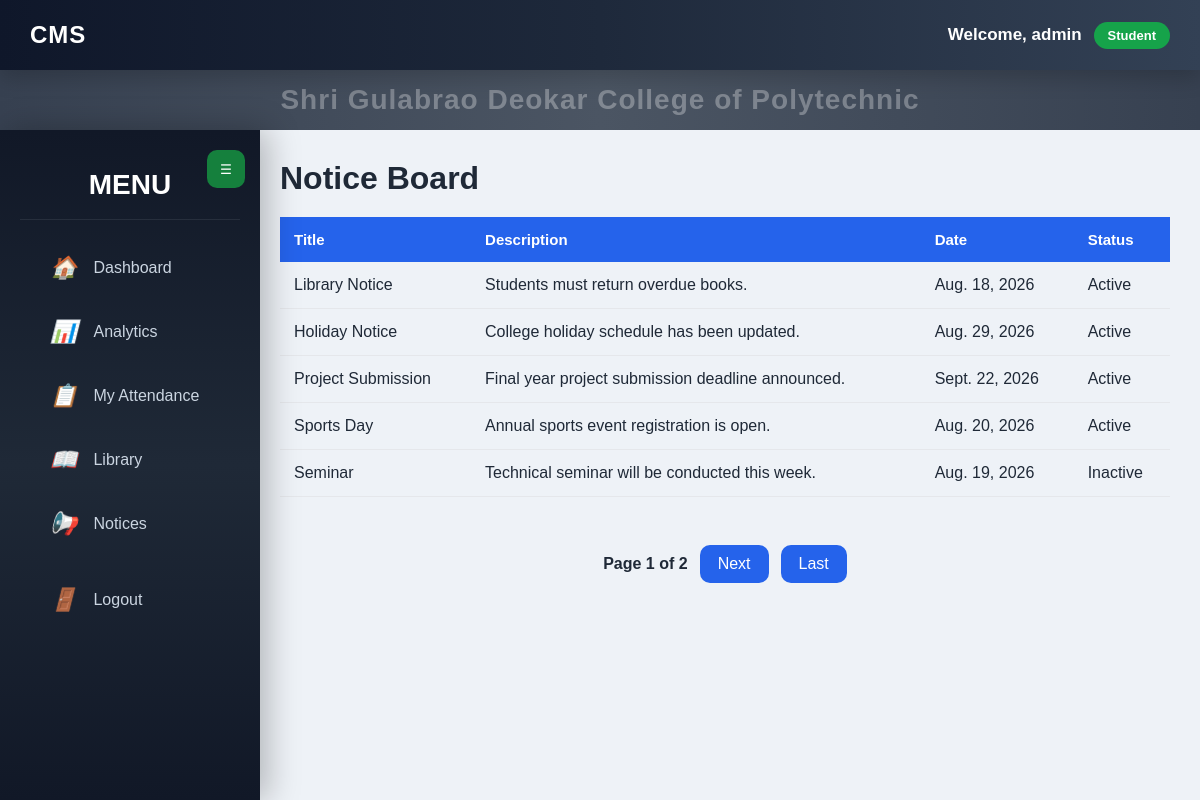
/noticeboard/ (signed in), run on the app's committed database.
### accounts/models.py (models this page shows, shortened)
class UserProfile(models.Model):
    ROLE_CHOICES = (
        ('Principal','Principal'),
        ('HOD','HOD'),
        ('Faculty','Faculty'),
        ('Student','Student'),
    )
    user = models.OneToOneField(
        User,
        on_delete=models.CASCADE
    )
    role = models.CharField(
        max_length=20,
        choices=ROLE_CHOICES
    )

### noticeboard/models.py (models this page shows, shortened)
class Notice(models.Model):
    title = models.CharField(max_length=200)
    description = models.TextField()
    notice_date = models.DateField()
    STATUS = [
        ("Active", "Active"),
        ("Inactive", "Inactive"),
    ]
    status = models.CharField(
        max_length=20,
        choices=STATUS,
        default="Active"
    )

### noticeboard/views.py (the view)
@login_required
def notice_list(request):
    if not can_view_notice(request):
        return redirect("login")
    search = request.GET.get("search", "")
    notices = Notice.objects.all().order_by("-id")
    if search:
        notices = notices.filter(
            title__icontains=search
        )
    paginator = Paginator(notices, 5)
    page_number = request.GET.get("page")
    page_obj = paginator.get_page(page_number)
    return render(
        request,
        "noticeboard/notice_list.html",
        {
            "notices": page_obj,
            "page_obj": page_obj,
            "search": search,
        }
    )

### noticeboard/views.py (called while the page is built)
def get_role(request):
    if request.user.is_authenticated and hasattr(request.user, "userprofile"):
        return request.user.userprofile.role
    return ""

def can_view_notice(request):
    return get_role(request) in [
        "Principal",
        "HOD",
        "Faculty",
        "Student",
    ]

### templates/noticeboard/notice_list.html (shortened to what this page needs)
{% extends 'base/base.html' %}
{% block content %}
<div class="student-page">
    <div class="student-header">
        <h1>Notice Board</h1>
    </div>
    <div class="table-card">
        <table class="student-table">
            <thead>
                <tr>
                    <th>Title</th>
                    <th>Description</th>
                    <th>Date</th>
                    <th>Status</th>
                </tr>
            </thead>
            <tbody>
            {% for notice in notices %}
                <tr>
                    <td>
                        {{ notice.title }}
                    </td>
                    <td>
                        {{ notice.description }}
                    </td>
                    <td>
                        {{ notice.notice_date }}
                    </td>
                    <td>
                        {{ notice.status }}
                    </td>
                </tr>
            {% endfor %}
            </tbody>
        </table>
    </div>
    {% if page_obj.has_other_pages %}
    <br>
    <div class="pagination">
        <span>
            Page {{ page_obj.number }}
            of
            {{ page_obj.paginator.num_pages }}
        </span>
        {% if page_obj.has_next %}
            <a href="?page={{ page_obj.next_page_number }}{% if search %}&search={{ search }}{% endif %}">
                Next
            </a>
            <a href="?page={{ page_obj.paginator.num_pages }}{% if search %}&search={{ search }}{% endif %}">
                Last
            </a>
        {% endif %}
    </div>
    {% endif %}
</div>
{% endblock %}

### templates/base/base.html (shortened to what this page needs)
{% load static %}
<!DOCTYPE html>
<html lang="en">
<head>
    <link
        rel="stylesheet"
        href="{% static 'css/dashboard.css' %}"
    >
</head>
<body>
<header class="navbar">
    <div class="logo">
        CMS
    </div>
    <div class="user-info">
        {% if request.user.is_authenticated %}
            <span class="welcome-text">
                Welcome,
                {{ request.user.username }}
            </span>
            {% if request.user.userprofile %}
                <span class="user-role">
                    {{ request.user.userprofile.role }}
                </span>
            {% endif %}
        {% endif %}
    </div>
</header>
<div class="college-title">
    <h1 class="college-name">
        <span>S</span>
        <span>h</span>
        <span>r</span>
        <span>i</span>
        <span>&nbsp;</span>
        <span>G</span>
        <span>u</span>
        <span>l</span>
        <span>a</span>
        <span>b</span>
        <span>r</span>
        <span>a</span>
        <span>o</span>
        <span>&nbsp;</span>
        <span>D</span>
        <span>e</span>
        <span>o</span>
        <span>k</span>
        <span>a</span>
        <span>r</span>
        <span>&nbsp;</span>
        <span>C</span>
        <span>o</span>
        <span>l</span>
        <span>l</span>
        <span>e</span>
        <span>g</span>
        <span>e</span>
        <span>&nbsp;</span>
        <span>o</span>
        <span>f</span>
        <span>&nbsp;</span>
        <span>P</span>
        <span>o</span>
        <span>l</span>
        <span>y</span>
        <span>t</span>
        <span>e</span>
        <span>c</span>
        <span>h</span>
        <span>n</span>
        <span>i</span>
        <span>c</span>
    </h1>
</div>
<aside
    class="sidebar"
    id="sidebar"
>
    <button
        type="button"
        class="sidebar-toggle"
        id="sidebarToggle"
    >
        ☰
    </button>
    <div class="sidebar-logo">
        <span>MENU</span>
    </div>
    {% if request.user.is_authenticated and request.user.userprofile.role == "Student" %}
    <ul>
        <li>
            <a href="{% url 'dashboard:home' %}">
                <i>🏠</i>
                <span>
                    Dashboard
                </span>
            </a>
        </li>
        <li>
            <a href="{% url 'dashboard:analytics' %}">
                <i>📊</i>
                <span>
                    Analytics
                </span>
            </a>
        </li>
        <li>
            <a href="{% url 'attendance_list' %}">
                <i>📋</i>
                <span>
                    My Attendance
                </span>
            </a>
        </li>
        <li>
            <a href="{% url 'book_list' %}">
                <i>📖</i>
                <span>
                    Library
                </span>
            </a>
        </li>
        <li>
            <a href="{% url 'notice_list' %}">
                <i>📢</i>
                <span>
                    Notices
                </span>
            </a>
        </li>
    </ul>
    {% endif %}
    {% if request.user.is_authenticated %}
    <ul>
        <li>
            <a href="{% url 'logout' %}">
                <i>🚪</i>
                <span>
                    Logout
                </span>
            </a>
        </li>
    </ul>
    {% endif %}
</aside>
<main class="content">
    {% block content %}
    {% endblock %}
</main>
</body>
</html>

### data on the page
Notice: title "Library Notice", description "Students must return overdue books.", notice_date "Aug. 18, 2026", status "Active"
Notice: title "Holiday Notice", description "College holiday schedule has been updated.", notice_date "Aug. 29, 2026", status "Active"
Notice: title "Project Submission", description "Final year project submission deadline announced.", notice_date "Sept. 22, 2026", status "Active"
Notice: title "Sports Day", description "Annual sports event registration is open.", notice_date "Aug. 20, 2026", status "Active"
Notice: title "Seminar", description "Technical seminar will be conducted this week.", notice_date "Aug. 19, 2026", status "Inactive"

### other printed values
{{ request.user.username }} "admin"
{{ request.user.userprofile.role }} "Student"
{{ page_obj.number }} "1"
{{ page_obj.paginator.num_pages }} "2"
